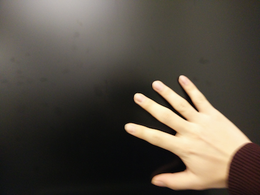
%> input picture old samples/sample1.png, 260 x 195 px, shrunk from 416 x 312 before the run
$ octave t2.m   (GNU Octave 9; MATLAB toolbox functions it lacks are replaced by stand-ins)
%> lines starting %> are read from the running program, lines starting %| are printed output that depends on the picture
Original = imread('sample1.png'); % Read original image
%> Original is the input picture: size 195x260x3 uint8; mean R, G, B 85.7, 78.5, 68.6
Template = imread('template.png'); % Read template image
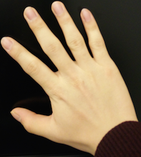
%> input picture old samples/template.png, 141 x 157 px, shrunk from 226 x 251 before the run
%> Template is the input picture: size 157x141x3 uint8; mean R, G, B 117.9, 100.7, 76.5

OriDu = im2double(Original); % convert original image
TempDu = im2double(Template); % convert template

OriH = size(Original, 1); %height of the Original image
%> OriH = 195
OriW = size(Original, 2); %width of the Original image
%> OriW = 260
OriD = size(Original, 3); %colour depth
%> OriD = 3

TempH = size(Template, 1); %height of the Template image
%> TempH = 157
TempW = size(Template, 2); %width of the Template image
%> TempW = 141
TempD = size(Template, 3); %colour depth
%> TempD = 3

TempDu = reshape(TempDu, TempH*TempW, 3);

corr = 0; % to check the best correlation found


%% two for loops to go through the original image.

for i = 1:OriH-TempH
    for j = 1:OriW-TempW

        % take a segment of the original image( same size as the template size)
        segment = OriDu(i: (i - 1) + TempH, j: (j - 1) + TempW, :);

        segment = reshape(segment, TempH*TempW, 3);

        output = corr2(TempDu, segment);

        if output > corr
           corr = output;
           x = i;
           y = j;
        end
    end
end
%> after the loop, corr = 0.523; x = 38; y = 113

figure;
subplot(1,2,1), imshow(Template), title('Template');
subplot(1,2,2), imshow(OriDu(x:x+TempH, y:y+TempW, :)),title('Segment of the similar part');
%> after `imshow(OriDu(x:x+TempH, y:y+TempW, :))`:
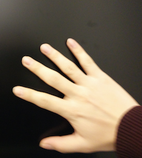
%> displayed picture: size 158x142x3, on the screen's scale of 0 to 255; mean R, G, B 106.9, 94.5, 78.5
